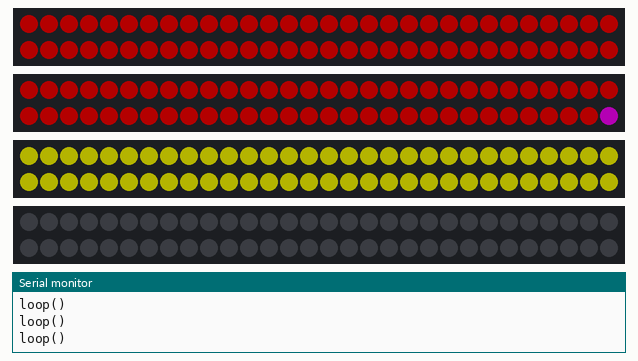
Simulated run of this sketch. Board: Arduino Uno, built with avr-gcc and run on an emulated ATmega328P. On the bench: 4 × 60 RGB LEDs in strip order, left to right, continuing on the next row, the last lines printed to the serial monitor. Dim RGB values are drawn brighter than linear.

Above: at 12.7 s.
At 16.12 s:
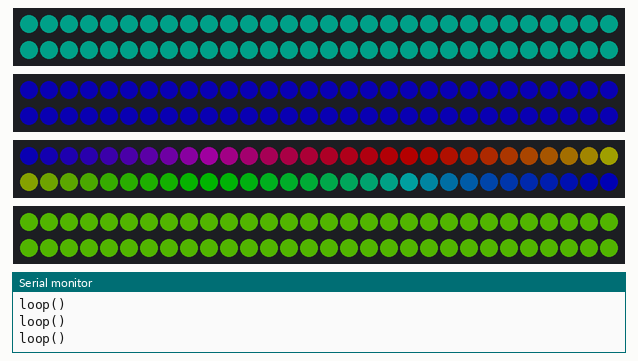
At 19.43 s:
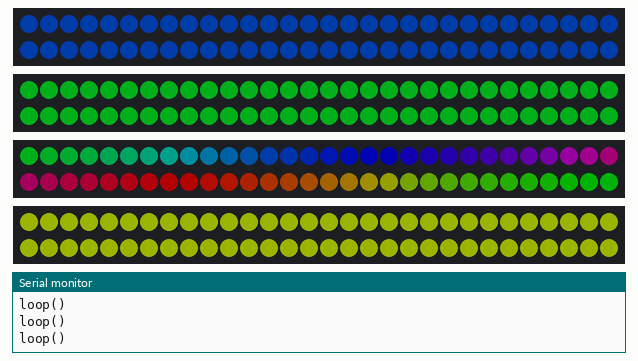
At 26.05 s:
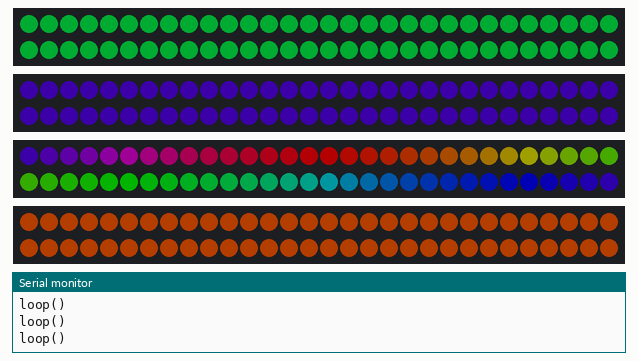
At 32.68 s:
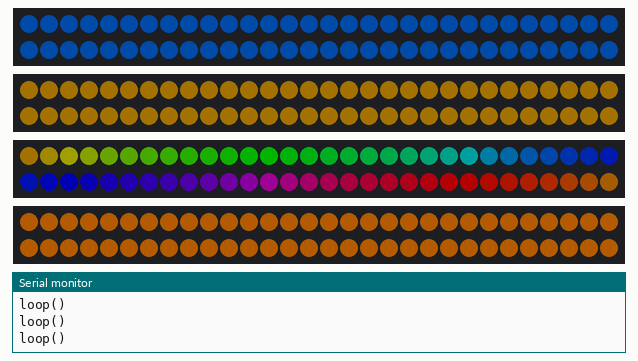
At 39.6 s:
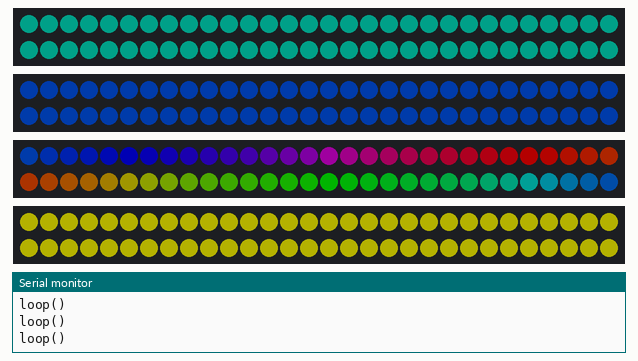

The sketch:

LedStripColorTransitionsExample.ino
```cpp
#include "LedStripColorTransitions.h"
#include "TimedAction.h"
#include "SpectrumBand.h" // Data type definition for the Spectrum band

#define PIN4 4
#define PIN5 5
#define PIN6 6
#define PIN7 7
#define BRIGHTNESS 62

/* Todo: Add new function which
 *  - runs on a selected spectrum of our color ( like between 100 - 150 ) for the whole strip
 *  - changes the pixel colors indviduall similar to rainbowCycle()
 *  - something like : spectrumCycle                   pix1   pix2     pix3    pix4
 *  - stretch the spectrum out over the strand :
 *                                     loop-1          blue - violet - purple  red
 *                                     loop-2          red    blue     violet  purple
 *                                     loop-3          purple red      blue    violet
 *                                     loop-4          violet purple   red     blue
 *                                     loop-1          blue   violet   purple  red
 *
 *                                     Todo:
 *                                     - normalize the spectrum set by user over the number of pixels ( similar to RainbowCycle )
 *                                     - for every loop, ?
 *  - now move the colors by 1 pixel :
  */
LedStripColorTransitions a1 = LedStripColorTransitions(60,4,BRIGHTNESS,100,150);  // problem: function breaks if start + width is > 255. fix this.
LedStripColorTransitions a2 = LedStripColorTransitions(60,PIN5,BRIGHTNESS);
LedStripColorTransitions a3 = LedStripColorTransitions(60,PIN6,BRIGHTNESS);

SpectrumBand sb = { 1,99 } ;
LedStripColorTransitions a4 = LedStripColorTransitions(60, PIN7, BRIGHTNESS, sb);


/*
TimedAction stripActionOne = TimedAction(10,&one);
TimedAction stripActionTwo = TimedAction(20,&two);
TimedAction stripActionThree = TimedAction(60,&three);
TimedAction stripActionFour = TimedAction(160,&four);
*/
void setup() {
  Serial.begin(9600);
  Serial.println("in setup()");
  a1.init();
  a2.init();
  a3.init();
  a4.init();

  a1.lightUp(255,0,0);
  a2.lightUp(255,0,255);
  a3.lightUp(255,255,0);
  a2.lightUp(255,0,0);


}

void loop() {
    Serial.println("loop()");

     a1.rgbBand();
     a2.rainbowCycle();
     a3.rainbow();

     // Set the spectrum start and end during runtime ( not during initialization)
     //a3.setSpectrumStart(10);
     //a3.setSpectrumEnd(90);


     //a4.setSpectrumStart(10);
     //a4.setSpectrumEnd(100);
     a4.percentToRGB();

}
```
